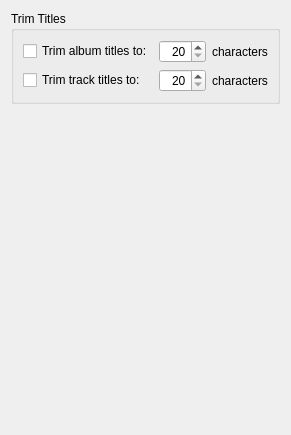
<?xml version="1.0" encoding="UTF-8"?>
<ui version="4.0">
 <class>RdsNamingVarsOptionsPage</class>
 <widget class="QWidget" name="RdsNamingVarsOptionsPage">
  <property name="geometry">
   <rect>
    <x>0</x>
    <y>0</y>
    <width>283</width>
    <height>435</height>
   </rect>
  </property>
  <layout class="QVBoxLayout">
   <item>
    <widget class="QGroupBox" name="groupBox_1">
     <property name="enabled">
      <bool>true</bool>
     </property>
     <property name="sizePolicy">
      <sizepolicy hsizetype="Preferred" vsizetype="Preferred">
       <horstretch>0</horstretch>
       <verstretch>0</verstretch>
      </sizepolicy>
     </property>
     <property name="title">
      <string>Trim Titles</string>
     </property>
     <layout class="QVBoxLayout" name="verticalLayout_2">
      <item>
       <layout class="QGridLayout" name="gridLayout">
        <property name="bottomMargin">
         <number>0</number>
        </property>
        <item row="0" column="3">
         <widget class="QLabel" name="label_1_2">
          <property name="sizePolicy">
           <sizepolicy hsizetype="MinimumExpanding" vsizetype="Preferred">
            <horstretch>0</horstretch>
            <verstretch>0</verstretch>
           </sizepolicy>
          </property>
          <property name="text">
           <string>characters</string>
          </property>
         </widget>
        </item>
        <item row="0" column="0">
         <widget class="QCheckBox" name="trim_album_titles">
          <property name="text">
           <string>Trim album titles to:</string>
          </property>
         </widget>
        </item>
        <item row="0" column="2">
         <widget class="QSpinBox" name="album_title_trim_size">
          <property name="sizePolicy">
           <sizepolicy hsizetype="Fixed" vsizetype="Fixed">
            <horstretch>0</horstretch>
            <verstretch>0</verstretch>
           </sizepolicy>
          </property>
          <property name="alignment">
           <set>Qt::AlignRight|Qt::AlignTrailing|Qt::AlignVCenter</set>
          </property>
          <property name="suffix">
           <string/>
          </property>
          <property name="minimum">
           <number>20</number>
          </property>
          <property name="maximum">
           <number>255</number>
          </property>
         </widget>
        </item>
        <item row="1" column="0">
         <widget class="QCheckBox" name="trim_track_titles">
          <property name="text">
           <string>Trim track titles to:</string>
          </property>
         </widget>
        </item>
        <item row="1" column="2">
         <widget class="QSpinBox" name="track_title_trim_size">
          <property name="alignment">
           <set>Qt::AlignRight|Qt::AlignTrailing|Qt::AlignVCenter</set>
          </property>
          <property name="minimum">
           <number>20</number>
          </property>
          <property name="maximum">
           <number>255</number>
          </property>
         </widget>
        </item>
        <item row="1" column="3">
         <widget class="QLabel" name="label_1_1">
          <property name="text">
           <string>characters</string>
          </property>
         </widget>
        </item>
       </layout>
      </item>
     </layout>
    </widget>
   </item>
   <item>
    <spacer name="vSpacer_1">
     <property name="orientation">
      <enum>Qt::Vertical</enum>
     </property>
     <property name="sizeHint" stdset="0">
      <size>
       <width>181</width>
       <height>21</height>
      </size>
     </property>
    </spacer>
   </item>
  </layout>
 </widget>
 <resources/>
 <connections/>
</ui>
